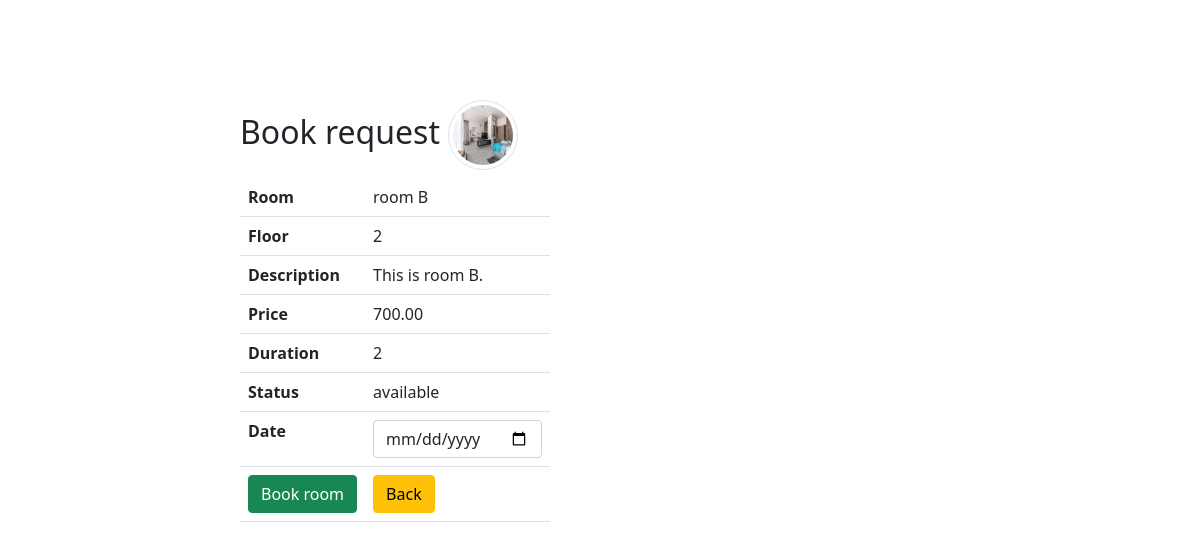
The app's page /loginUser/products/book.php?id=2&user=2 (signed in) with its own data.
### tables this page shows
CREATE TABLE `hotel` (
  `id` int(11) UNSIGNED NOT NULL,
  `room` varchar(100) NOT NULL,
  `floor` varchar(100) NOT NULL,
  `description` text DEFAULT '',
  `price` decimal(13,2) NOT NULL,
  `duration` int(10) DEFAULT 1,
  `picture` varchar(100) NOT NULL,
  `status` enum('available','booked') DEFAULT 'available'
);

### loginUser/products/book.php (the view, shortened to what this page needs)
<?php
require_once '../components/db_connect.php';
$book_date = "";
if ($_GET) {
    $id = $_GET["id"];
    $sql = "SELECT * FROM hotel WHERE id = {$id}";
    $result = mysqli_query($connect, $sql);
    if (mysqli_num_rows($result) == 1) {
        $data = mysqli_fetch_assoc($result);
        $room = $data['room'];
        $floor = $data["floor"];
        $description = $data["description"];
        $status = $data["status"];
        $price = $data['price'];
        $duration = $data["duration"];
        $picture = $data['picture'];
    } else {
        header("location: error.php");
    }
} else {
    header("location: error.php");
}
?>
<!DOCTYPE html>
<html>
    <head>
        <?php require_once '../components/boot.php'?>
    </head>
    <body>
        <fieldset>
            <legend class='h2'>Book request <img class='img-thumbnail rounded-circle' src='pictures/<?php echo $picture ?>' alt="<?php echo $room ?>"></legend>
            <form action="actions/a_book.php"  method="post" enctype="multipart/form-data">
                <table class="table d-flex">
                    <tr>
                        <th>Room</th>
                        <td><?php echo $room ?></td>
                    </tr>
                    <tr>
                        <th>Floor</th>
                        <td><?php echo $floor ?></td>
                    </tr>
                    <tr>
                        <th>Description</th>
                        <td><?php echo $description ?></td>
                    </tr>
                    <tr>
                        <th>Price</th>
                        <td><?php echo $price ?></td>
                    </tr>
                    <tr>
                        <th>Duration</th>
                        <td><?php echo $duration ?></td>
                    </tr>
                    <tr>
                        <th>Status</th>
                        <td>
                            <?php echo $status;?>
                        </td>
                    </tr>
                    <tr>
                        <th>Date</th>
                        <td>
                            <input class='form-control' type="date"  name="book_date" value ="<?php echo $book_date ?>"/>
                        </td>
                    </tr>
                    <tr>
                        <td><button class="btn btn-success" type= "submit" name="btn-book">Book room</button></td>
                        <td><a href= "index.php"><button class="btn btn-warning" type="button">Back</button></a></td>
                    </tr>
                </table>
            </form>
        </fieldset>
    </body>
</html>

### loginUser/products/book.php (style rules this page uses)
fieldset { margin: auto; margin-top: 100px; width: 60% ; }
.img-thumbnail { width: 70px !important; height: 70px !important; }

### records on screen
hotel: picture (picture), room "room B", floor "2", description "This is room B.", price "700.00", duration "2", status "available"
